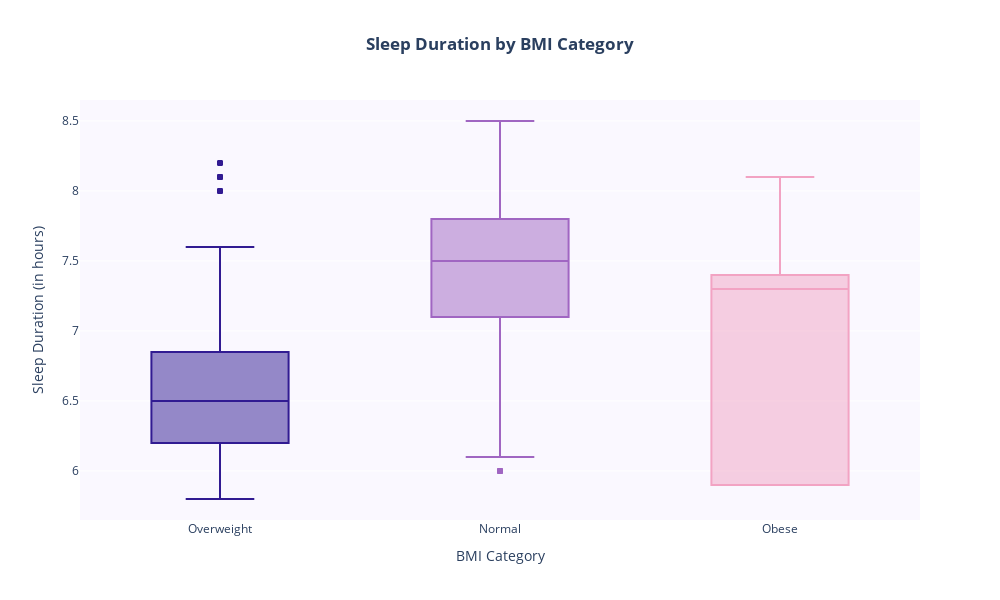

The notebook cell this image was saved under:
### Code cell
fig = px.box(
    data,
    x="BMI Category",
    y="Sleep Duration",
    title="<b>Sleep Duration by BMI Category<b>",
    color="BMI Category",  # Color boxes by category
    color_discrete_sequence=['#311b92', '#a066c2', '#f2a3c3']
)

# Improve layout
fig.update_layout(
    xaxis_title="BMI Category",
    yaxis_title="Sleep Duration (in hours)",
    showlegend=False,
    title_x=0.5,
    height=height,
    width=width,
    plot_bgcolor='#faf8ff'
)

# Display the plot
fig.show()

### Figure 1 — Plotly figure (JSON) as saved in the notebook; plotly's stock layout.template omitted (floating-point values rounded to 4 significant figures; data arrays with more than 128 entries replaced by an {"elided": "..."} marker saying what was removed)
{"data": [{"alignmentgroup": "True", "hovertemplate": "BMI Category=%{x}<br>Sleep Duration=%{y}<extra></extra>", "legendgroup": "Overweight", "marker": {"color": "#311b92"}, "name": "Overweight", "notched": false, "offsetgroup": "Overweight", "orientation": "v", "showlegend": true, "type": "box", "x": {"elided": "148 str values"}, "x0": " ", "xaxis": "x", "y": {"elided": "148 float values"}, "y0": " ", "yaxis": "y"}, {"alignmentgroup": "True", "hovertemplate": "BMI Category=%{x}<br>Sleep Duration=%{y}<extra></extra>", "legendgroup": "Normal", "marker": {"color": "#a066c2"}, "name": "Normal", "notched": false, "offsetgroup": "Normal", "orientation": "v", "showlegend": true, "type": "box", "x": {"elided": "216 str values"}, "x0": " ", "xaxis": "x", "y": {"elided": "216 float values"}, "y0": " ", "yaxis": "y"}, {"alignmentgroup": "True", "hovertemplate": "BMI Category=%{x}<br>Sleep Duration=%{y}<extra></extra>", "legendgroup": "Obese", "marker": {"color": "#f2a3c3"}, "name": "Obese", "notched": false, "offsetgroup": "Obese", "orientation": "v", "showlegend": true, "type": "box", "x": ["Obese", "Obese", "Obese", "Obese", "Obese", "Obese", "Obese", "Obese", "Obese", "Obese"], "x0": " ", "xaxis": "x", "y": [5.9, 5.9, 5.9, 6.3, 7.4, 7.4, 7.3, 7.3, 8.1, 8.1], "y0": " ", "yaxis": "y"}], "layout": {"boxmode": "overlay", "height": 600, "legend": {"title": {"text": "BMI Category"}, "tracegroupgap": 0}, "plot_bgcolor": "#faf8ff", "showlegend": false, "title": {"text": "<b>Sleep Duration by BMI Category<b>", "x": 0.5}, "width": 1000, "xaxis": {"anchor": "y", "categoryarray": ["Overweight", "Normal", "Obese"], "categoryorder": "array", "domain": [0, 1], "title": {"text": "BMI Category"}}, "yaxis": {"anchor": "x", "domain": [0, 1], "title": {"text": "Sleep Duration (in hours)"}}}}
